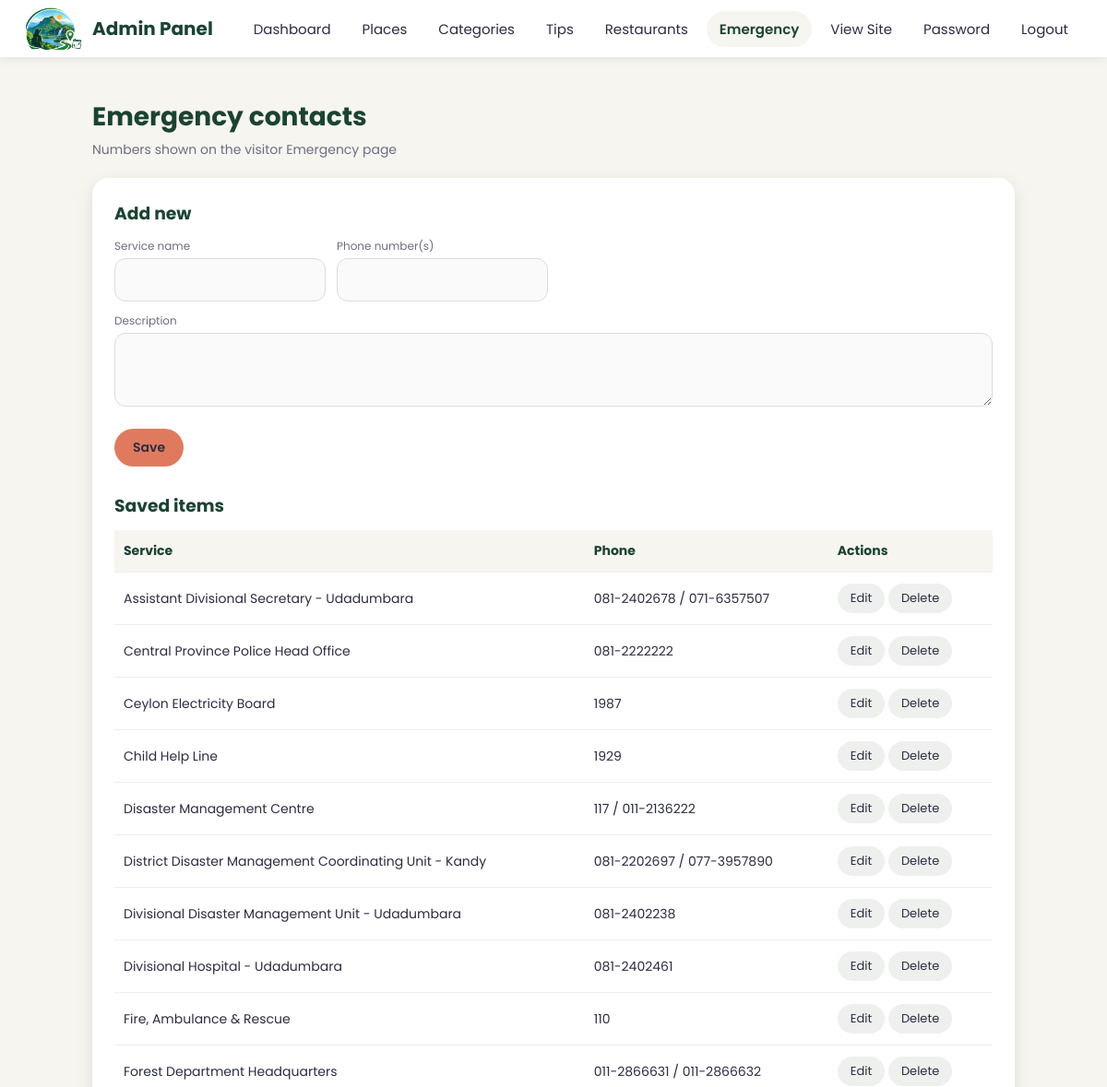
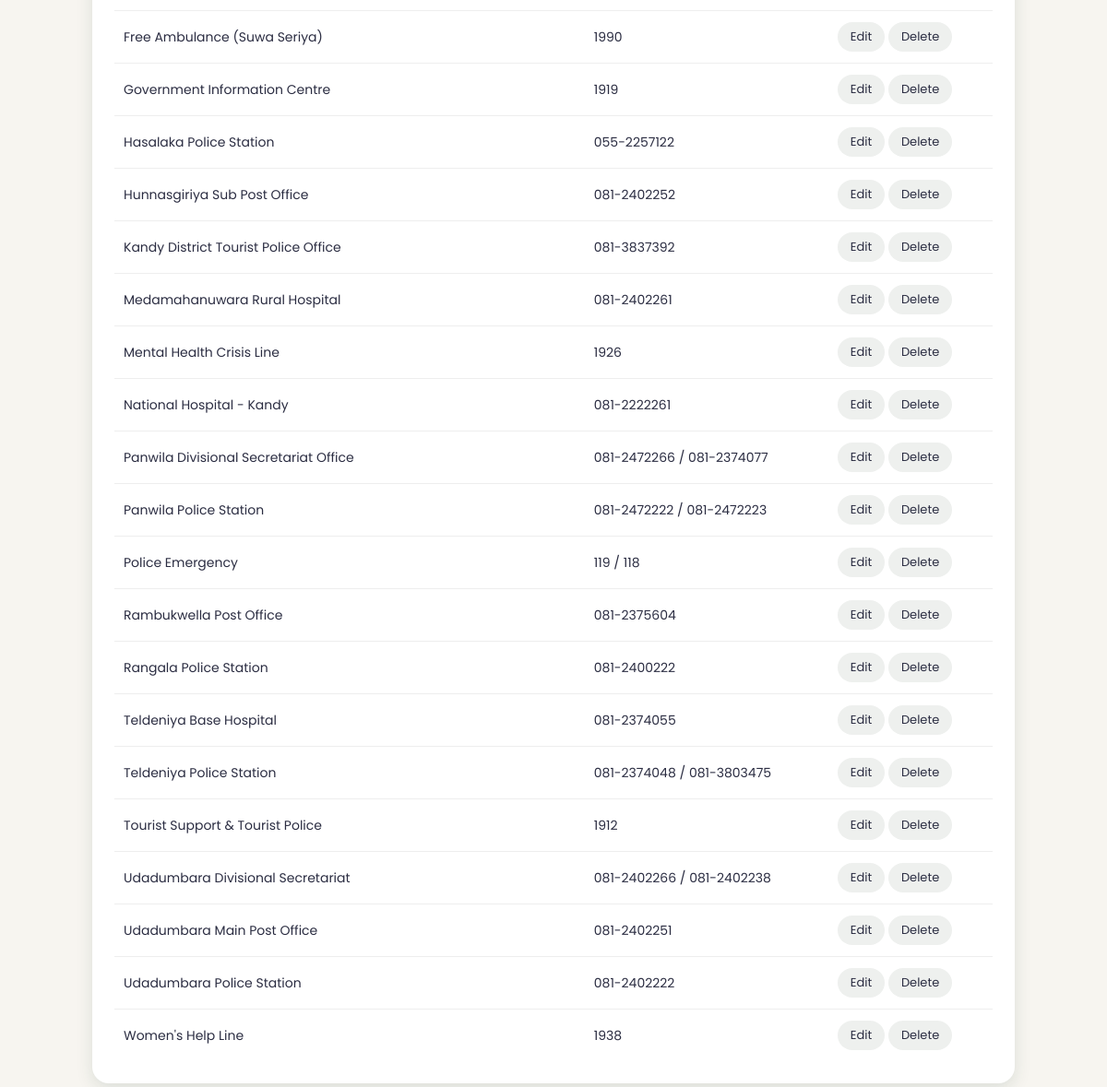
/admin/contacts.php (signed in), run on the app's committed database (2 pictures, top to bottom).
### tables this page shows
CREATE TABLE IF NOT EXISTS `emergency_contacts` (
  `contact_id` int NOT NULL AUTO_INCREMENT,
  `service_name` varchar(150) NOT NULL,
  `contact_number` varchar(30) NOT NULL,
  `description` text,
  PRIMARY KEY (`contact_id`)
);

### admin/contacts.php (called while the page is built)
<?php
$cfg = [
  'title' => 'Emergency contacts', 'sub' => 'Numbers shown on the visitor Emergency page',
  'table' => 'emergency_contacts', 'pk' => 'contact_id',
  'fields' => [
    'service_name'   => ['label' => 'Service name', 'required' => true, 'max' => 150],
    'contact_number' => ['label' => 'Phone number(s)', 'required' => true, 'max' => 30],
    'description'    => ['label' => 'Description', 'type' => 'textarea'],
  ],
  'list_sql' => "SELECT contact_id AS id, service_name AS service, contact_number AS number FROM emergency_contacts ORDER BY service_name",
  'columns' => ['service' => 'Service', 'number' => 'Phone'],
];
require __DIR__ . '/../includes/crud.php';

### includes/functions.php (called while the page is built, shortened)
<?php
function e($v): string { return htmlspecialchars((string)$v, ENT_QUOTES, 'UTF-8'); }

### includes/crud.php (the view, shortened to what this page needs)
<?php
require_once __DIR__ . '/../config/db.php';
$self = basename($_SERVER['SCRIPT_NAME']);
$id   = (int)($_GET['id'] ?? 0);
$row = array_fill_keys(array_keys($cfg['fields']), '');
$list = $pdo->query($cfg['list_sql'])->fetchAll();
include __DIR__ . '/admin_header.php';
?>
  <section>
    <h2><?= e($cfg['title']) ?></h2>
    <p class="sub"><?= e($cfg['sub']) ?></p>
    <div class="admin">
      <h3><?= $id ? 'Edit' : 'Add new' ?></h3>
      <form method="post" action="<?= $self ?><?= $id ? '?id=' . $id : '' ?>">
        <div class="form-grid">
          <?php foreach ($cfg['fields'] as $k => $f): $type = $f['type'] ?? 'text'; ?>
            <label><?= e($f['label']) ?>
              <?php if ($type === 'textarea'): ?>
                <textarea name="<?= $k ?>"><?= e($row[$k]) ?></textarea>
              <?php else: ?>
                <input type="<?= $type === 'number' ? 'number' : 'text' ?>" <?= $type === 'number' ? 'step="0.01" min="0"' : '' ?> name="<?= $k ?>" value="<?= e($row[$k]) ?>">
              <?php endif; ?>
            </label>
          <?php endforeach; ?>
        </div>
        <button class="btn" type="submit">Save</button>
      </form>
      <h3 style="margin-top:28px">Saved items</h3>
      <table>
        <tr><?php foreach ($cfg['columns'] as $label): ?><th><?= e($label) ?></th><?php endforeach; ?><th>Actions</th></tr>
        <?php foreach ($list as $r): ?>
          <tr>
            <?php foreach ($cfg['columns'] as $k => $label): ?><td><?= e($r[$k]) ?></td><?php endforeach; ?>
            <td>
              <a class="btn light" href="<?= $self ?>?id=<?= $r['id'] ?>">Edit</a>
              <form method="post" onsubmit="return confirm('Delete this item?')">
                <button class="btn light" type="submit">Delete</button>
              </form>
            </td>
          </tr>
        <?php endforeach; ?>
      </table>
    </div>
  </section>
</body>
</html>

### style.css (style rules this page uses)
:root { --forest: #1B4332; --ocean: #2A6F97; --terracotta: #E07A5F; --sand: #F7F5F0; --charcoal: #2B2D42; --shadow: 0 6px 18px rgba(27, 67, 50, 0.12); }
* { box-sizing: border-box; }
html { scroll-behavior: smooth; }
body { margin: 0; font-family: 'Poppins', Arial, sans-serif; background: var(--sand); color: var(--charcoal); }
section { max-width: 1040px; margin: 44px auto; padding: 0 20px; }
section h2 { margin: 0; font-size: 28px; color: var(--forest); }
.sub { margin: 4px 0 20px; color: #6b6e80; font-size: 14px; }
.btn { display: inline-block; padding: 10px 20px; border: 0; border-radius: 99px; background: var(--terracotta); color: var(--charcoal); font-family: inherit; font-weight: 600; font-size: 14px; text-decoration: none; cursor: pointer; }
.btn.light { background: #eef0ee; font-weight: 400; }
.admin { background: #fff; border-radius: 18px; padding: 24px; box-shadow: var(--shadow); }
.form-grid { display: grid; grid-template-columns: repeat(auto-fit, minmax(220px, 1fr)); gap: 12px; }
.admin input, .admin select, .admin textarea { padding: 12px; border: 1px solid #d9dde0; border-radius: 12px; font-family: inherit; font-size: 14px; background: #fafafa; }
.admin textarea { min-height: 80px; }
.form-grid { align-items: start; margin-bottom: 24px; }
.form-grid textarea { grid-column: 1 / -1; width: 100%; }
.form-grid input, .form-grid select { width: 100%; min-width: 0; }
.form-grid label { display: grid; gap: 4px; font-size: 12px; color: #6b6e80; }
.form-grid label:has(textarea) { grid-column: 1 / -1; }
.admin { overflow-x: auto; }
.admin h3 { margin: 0 0 12px; color: var(--forest); }
table { width: 100%; border-collapse: collapse; font-size: 14px; }
th { text-align: left; padding: 12px 10px; background: var(--sand); color: var(--forest); }
td { padding: 12px 10px; border-top: 1px solid #eee; }
td .btn { padding: 6px 14px; font-size: 13px; }
button.btn { font-family: inherit; }
.admin td form { display: inline; }

### data on the page
emergency_contacts: service_name "Assistant Divisional Secretary - Udadumbara", contact_number "081-2402678 / 071-6357507"
emergency_contacts: service_name "Central Province Police Head Office", contact_number "081-2222222"
emergency_contacts: service_name "Ceylon Electricity Board", contact_number "1987"
emergency_contacts: service_name "Child Help Line", contact_number "1929"
emergency_contacts: service_name "Disaster Management Centre", contact_number "117 / 011-2136222"
emergency_contacts: service_name "District Disaster Management Coordinating Unit - Kandy", contact_number "081-2202697 / 077-3957890"
emergency_contacts: service_name "Divisional Disaster Management Unit - Udadumbara", contact_number "081-2402238"
emergency_contacts: service_name "Divisional Hospital - Udadumbara", contact_number "081-2402461"
emergency_contacts: service_name "Fire, Ambulance & Rescue", contact_number "110"
emergency_contacts: service_name "Forest Department Headquarters", contact_number "011-2866631 / 011-2866632"
emergency_contacts: service_name "Free Ambulance (Suwa Seriya)", contact_number "1990"
emergency_contacts: service_name "Government Information Centre", contact_number "1919"
emergency_contacts: service_name "Hasalaka Police Station", contact_number "055-2257122"
emergency_contacts: service_name "Hunnasgiriya Sub Post Office", contact_number "081-2402252"
emergency_contacts: service_name "Kandy District Tourist Police Office", contact_number "081-3837392"
emergency_contacts: service_name "Medamahanuwara Rural Hospital", contact_number "081-2402261"
emergency_contacts: service_name "Mental Health Crisis Line", contact_number "1926"
emergency_contacts: service_name "National Hospital - Kandy", contact_number "081-2222261"
emergency_contacts: service_name "Panwila Divisional Secretariat Office", contact_number "081-2472266 / 081-2374077"
emergency_contacts: service_name "Panwila Police Station", contact_number "081-2472222 / 081-2472223"
emergency_contacts: service_name "Police Emergency", contact_number "119 / 118"
emergency_contacts: service_name "Rambukwella Post Office", contact_number "081-2375604"
emergency_contacts: service_name "Rangala Police Station", contact_number "081-2400222"
emergency_contacts: service_name "Teldeniya Base Hospital", contact_number "081-2374055"
emergency_contacts: service_name "Teldeniya Police Station", contact_number "081-2374048 / 081-3803475"
emergency_contacts: service_name "Tourist Support & Tourist Police", contact_number "1912"
emergency_contacts: service_name "Udadumbara Divisional Secretariat", contact_number "081-2402266 / 081-2402238"
emergency_contacts: service_name "Udadumbara Main Post Office", contact_number "081-2402251"
emergency_contacts: service_name "Udadumbara Police Station", contact_number "081-2402222"
emergency_contacts: service_name "Women's Help Line", contact_number "1938"

### other printed values
$label "Dashboard"
$label "Places"
$label "Categories"
$label "Tips"
$label "Restaurants"
$label "Emergency"
$cfg['title'] "Emergency contacts"
$cfg['sub'] "Numbers shown on the visitor Emergency page"
$f['label'] "Service name"
$f['label'] "Phone number(s)"
$f['label'] "Description"
$label "Service"
$label "Phone"
